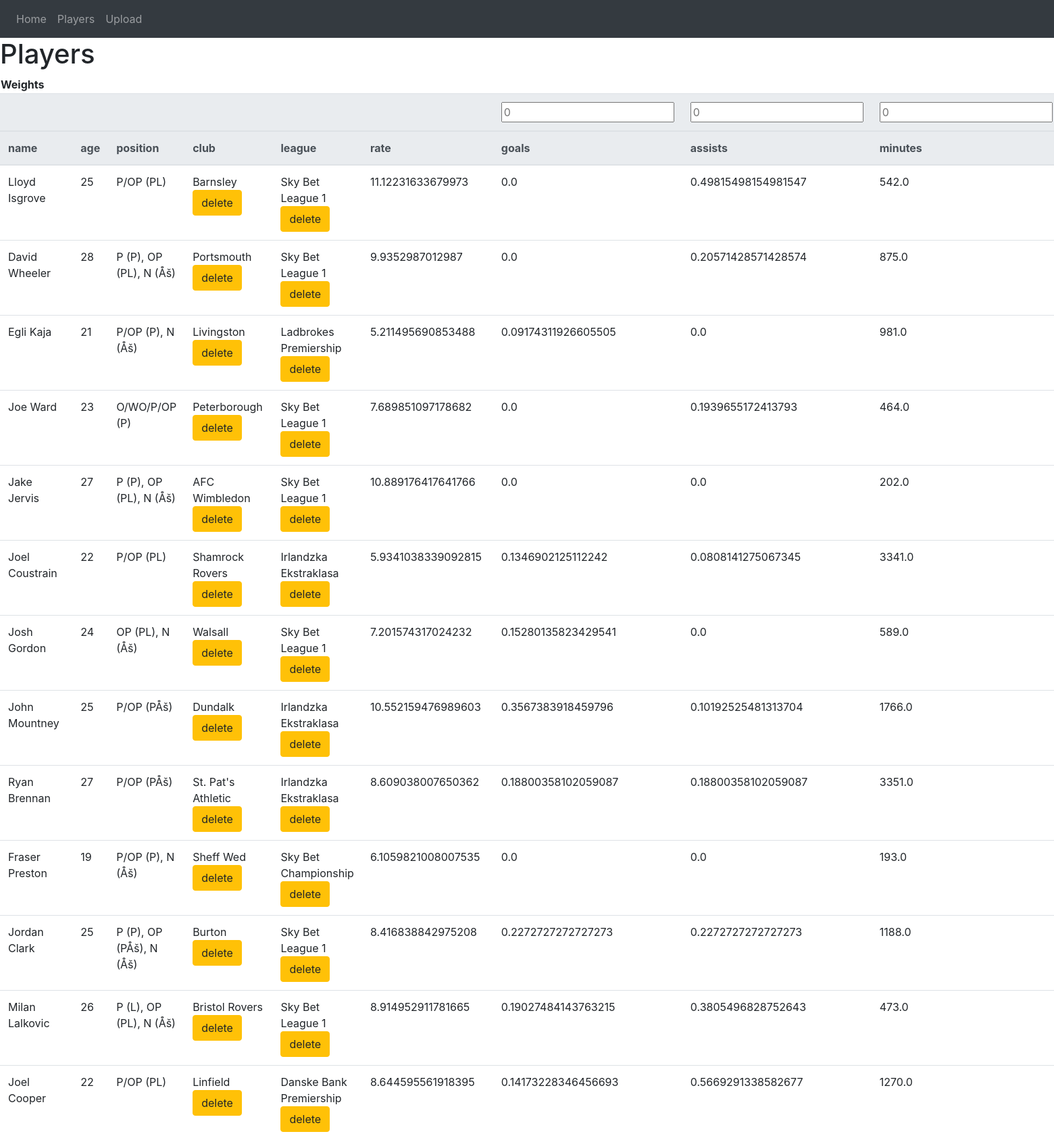
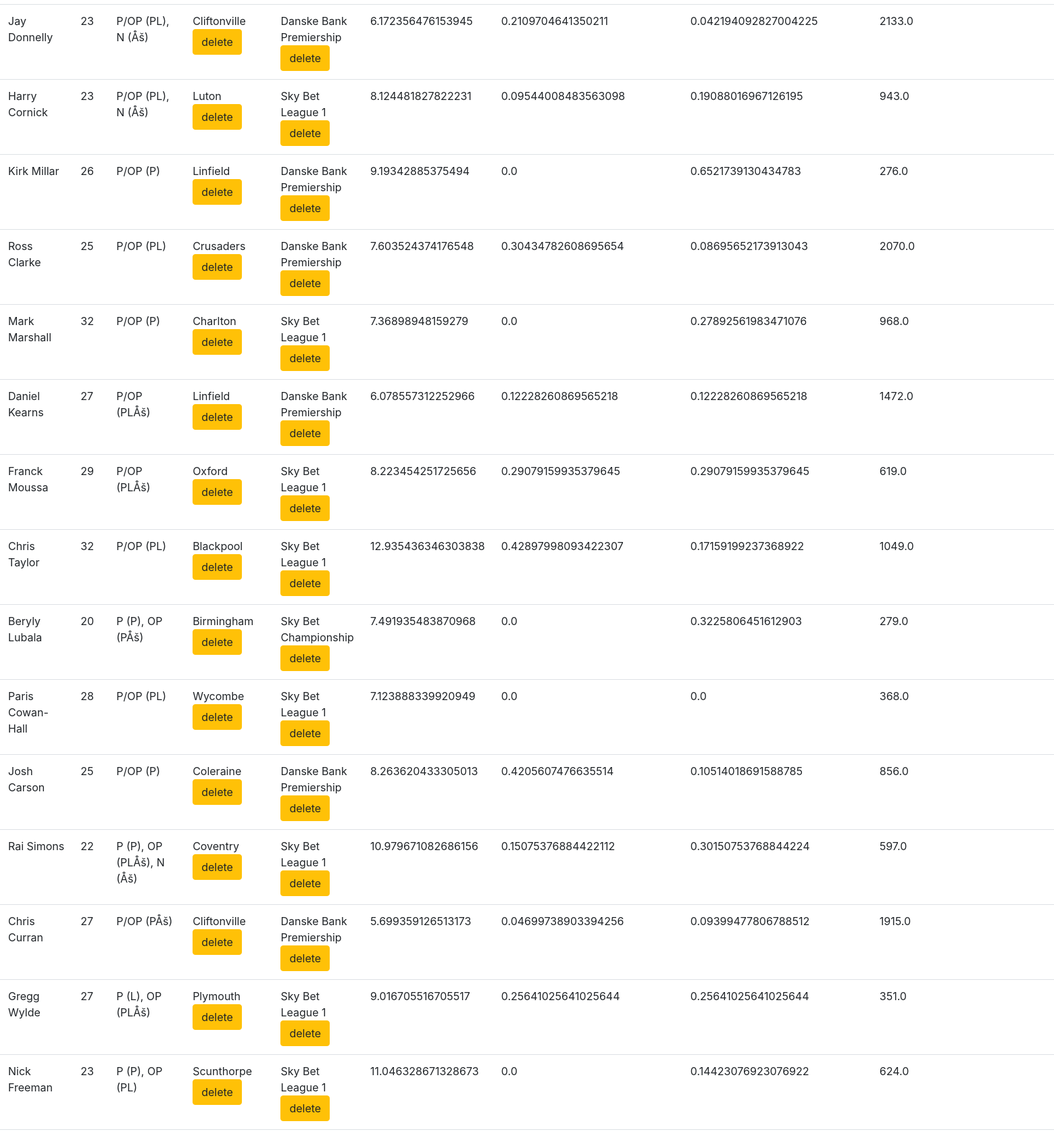
Screenshot of /players/ (upper part) with the database file from the repository (2 pictures, top to bottom).
### players/models.py (models this page shows, shortened)
class Player(models.Model):
    team = models.ForeignKey(Team, on_delete=models.CASCADE)
    name = models.CharField(max_length=100)
    age = models.IntegerField()
    position = models.CharField(max_length=20)
    club = models.CharField(max_length=100, default='none')
    league = models.CharField(max_length=100, default='none')
    rate = models.FloatField(default=0)
    goals = models.FloatField(default=0)
    assists = models.FloatField(default=0)
    minutes = models.FloatField(default=0)
    accurate_passes = models.FloatField(default=0)
    passes = models.FloatField(default=0)
    created_situations = models.FloatField(default=0)
    key_passes = models.FloatField(default=0)
    dribble = models.FloatField(default=0)
    fouls_on = models.FloatField(default=0)
    offsides = models.FloatField(default=0)
    mistakes = models.FloatField(default=0)
    culpable_goals = models.FloatField(default=0)
    accurate_cross = models.FloatField(default=0)
    heads = models.FloatField(default=0)
    tackles = models.FloatField(default=0)
    key_heads = models.FloatField(default=0)
    interceptions = models.FloatField(default=0)
    catch_saves = models.FloatField(default=0)
    saves = models.FloatField(default=0)
    saves_on_corner = models.FloatField(default=0)
    complete_tackles = models.FloatField(default=0)
    accurate_shots = models.FloatField(default=0)
    shots = models.FloatField(default=0)
    key_tackles = models.FloatField(default=0)
    win_heads = models.FloatField(default=0)
    crosses = models.FloatField(default=0)
    rating = models.FloatField(default=0)
    def split_league(self):
        return self.league.split(' ')
    def split_club(self):
        return self.club.split(' ')

### players/views.py (the view)
# urls.py: path('', views.IndexView.as_view(), name='players'),
class IndexView(generic.ListView):
    template_name = 'players/players.html'
    context_object_name = 'players'
    def get_queryset(self):
        return list(chain(Player.objects.all(), Player._meta.get_fields()))

### players/templates/players/players.html (shortened to what this page needs)
{% extends 'index.html' %}
{% block content %}
<h1>Players</h1>
<table>
    <thead>
        <tr>
            <th>Weights</th>
        </tr>
    </thead>
</table>
<table class="table" data-toggle="table" data-sort-name="name" data-sort-order="asc">
    <thead class="thead-light">
        <tr>
            <th></th>
            <th></th>
            <th></th>
            <th></th>
            <th></th>
            <th></th>
            {% for player in players %}
                {% if player.name|first != player.name|first|upper and player.name != "id" and player.name != "team" and player.name != "name" and player.name != "age" and player.name != "position" and player.name != "club" and player.name != "league" and player.name != "rating" %}
                <th><input id={{player.name}} type="text" placeholder="0"></th>
                {% endif %}
            {% endfor %}
        </tr>
        <tr>
            {% for player in players %}
                {% if player.name|first != player.name|first|upper and player.name != "id" and player.name != "team" %}
                <th data-field={{player.name}} data-sortable="true" scope="col">{{player.name}}</th>
                {% endif %}
            {% endfor %}
        </tr>
    </thead>
    <tbody>
    {% for player in players %}
    {% if player.name|first == player.name|first|upper %}
    <tr>
        <td>{{player.name}}</td>
        <td>{{player.age}}</td>
        <td>{{player.position}}</td>
        <td>{{player.club}}<a class="btn btn-warning" href=delete_club/{{player.split_club|join:"%20"}}>delete</a></td>
        <td>{{player.league}}<a class="btn btn-warning" href=delete_league/{{player.split_league|join:"%20"}}>delete</a></td>
        <td id="rate">{{player.rate}}</td>
        <td>{{player.goals}}</td>
        <td>{{player.assists}}</td>
        <td>{{player.minutes}}</td>
    </tr>
    {% endif%}
    {% endfor %}
    </tbody>
</table>
{% endblock %}

### templates/index.html (shortened to what this page needs)
<!DOCTYPE html>
<html lang="en">
<head>
    <link href="https://cdnjs.cloudflare.com/ajax/libs/bootstrap-table/1.11.0/bootstrap-table.min.css" rel="stylesheet"/>
    <link rel="stylesheet" href="https://stackpath.bootstrapcdn.com/bootstrap/4.3.1/css/bootstrap.min.css">
</head>
<body>
    {% include 'navbar.html' %}
    {% block content %}{% endblock %}
</body>
</html>

### templates/navbar.html (shortened to what this page needs)
<nav class="navbar navbar-expand-lg navbar-dark bg-dark">
    <div class="collapse navbar-collapse" id="navbarNav">
        <ul class="navbar-nav">
            <li class="nav-item">
                <a class="nav-link" href="http://localhost:8000/">Home <span class="sr-only">(current)</span></a>
            </li>
            <li class="nav-item">
                <a class="nav-link" href="http://localhost:8000/players">Players<span class="sr-only">(current)</span></a>
            </li>
            <li class="nav-item">
                <a class="nav-link" href="http://localhost:8000/players/player_upload">Upload<span class="sr-only">(current)</span></a>
            </li>
        </ul>
    </div>
</nav>

### rows the page displays
Player: name "Lloyd Isgrove", age "25", position "P/OP (PL)", club "Barnsley", league "Sky Bet League 1", rate "11.12231633679973", goals "0.0", assists "0.49815498154981547", minutes "542.0"
Player: name "David Wheeler", age "28", position "P (P), OP (PL), N (Åš)", club "Portsmouth", league "Sky Bet League 1", rate "9.9352987012987", goals "0.0", assists "0.20571428571428574", minutes "875.0"
Player: name "Egli Kaja", age "21", position "P/OP (P), N (Åš)", club "Livingston", league "Ladbrokes Premiership", rate "5.211495690853488", goals "0.09174311926605505", assists "0.0", minutes "981.0"
Player: name "Joe Ward", age "23", position "O/WO/P/OP (P)", club "Peterborough", league "Sky Bet League 1", rate "7.689851097178682", goals "0.0", assists "0.1939655172413793", minutes "464.0"
Player: name "Jake Jervis", age "27", position "P (P), OP (PL), N (Åš)", club "AFC Wimbledon", league "Sky Bet League 1", rate "10.889176417641766", goals "0.0", assists "0.0", minutes "202.0"
Player: name "Joel Coustrain", age "22", position "P/OP (PL)", club "Shamrock Rovers", league "Irlandzka Ekstraklasa", rate "5.9341038339092815", goals "0.1346902125112242", assists "0.0808141275067345", minutes "3341.0"
Player: name "Josh Gordon", age "24", position "OP (PL), N (Åš)", club "Walsall", league "Sky Bet League 1", rate "7.201574317024232", goals "0.15280135823429541", assists "0.0", minutes "589.0"
Player: name "John Mountney", age "25", position "P/OP (PÅš)", club "Dundalk", league "Irlandzka Ekstraklasa", rate "10.552159476989603", goals "0.3567383918459796", assists "0.10192525481313704", minutes "1766.0"
Player: name "Ryan Brennan", age "27", position "P/OP (PÅš)", club "St. Pat's Athletic", league "Irlandzka Ekstraklasa", rate "8.609038007650362", goals "0.18800358102059087", assists "0.18800358102059087", minutes "3351.0"
Player: name "Fraser Preston", age "19", position "P/OP (P), N (Åš)", club "Sheff Wed", league "Sky Bet Championship", rate "6.1059821008007535", goals "0.0", assists "0.0", minutes "193.0"
Player: name "Jordan Clark", age "25", position "P (P), OP (PÅš), N (Åš)", club "Burton", league "Sky Bet League 1", rate "8.416838842975208", goals "0.2272727272727273", assists "0.2272727272727273", minutes "1188.0"
Player: name "Milan Lalkovic", age "26", position "P (L), OP (PL), N (Åš)", club "Bristol Rovers", league "Sky Bet League 1", rate "8.914952911781665", goals "0.19027484143763215", assists "0.3805496828752643", minutes "473.0"
Player: name "Joel Cooper", age "22", position "P/OP (PL)", club "Linfield", league "Danske Bank Premiership", rate "8.644595561918395", goals "0.14173228346456693", assists "0.5669291338582677", minutes "1270.0"
Player: name "Jay Donnelly", age "23", position "P/OP (PL), N (Åš)", club "Cliftonville", league "Danske Bank Premiership", rate "6.172356476153945", goals "0.2109704641350211", assists "0.042194092827004225", minutes "2133.0"
Player: name "Harry Cornick", age "23", position "P/OP (PL), N (Åš)", club "Luton", league "Sky Bet League 1", rate "8.124481827822231", goals "0.09544008483563098", assists "0.19088016967126195", minutes "943.0"
Player: name "Kirk Millar", age "26", position "P/OP (P)", club "Linfield", league "Danske Bank Premiership", rate "9.19342885375494", goals "0.0", assists "0.6521739130434783", minutes "276.0"
Player: name "Ross Clarke", age "25", position "P/OP (PL)", club "Crusaders", league "Danske Bank Premiership", rate "7.603524374176548", goals "0.30434782608695654", assists "0.08695652173913043", minutes "2070.0"
Player: name "Mark Marshall", age "32", position "P/OP (P)", club "Charlton", league "Sky Bet League 1", rate "7.36898948159279", goals "0.0", assists "0.27892561983471076", minutes "968.0"
Player: name "Daniel Kearns", age "27", position "P/OP (PLÅš)", club "Linfield", league "Danske Bank Premiership", rate "6.078557312252966", goals "0.12228260869565218", assists "0.12228260869565218", minutes "1472.0"
Player: name "Franck Moussa", age "29", position "P/OP (PLÅš)", club "Oxford", league "Sky Bet League 1", rate "8.223454251725656", goals "0.29079159935379645", assists "0.29079159935379645", minutes "619.0"
Player: name "Chris Taylor", age "32", position "P/OP (PL)", club "Blackpool", league "Sky Bet League 1", rate "12.935436346303838", goals "0.42897998093422307", assists "0.17159199237368922", minutes "1049.0"
Player: name "Beryly Lubala", age "20", position "P (P), OP (PÅš)", club "Birmingham", league "Sky Bet Championship", rate "7.491935483870968", goals "0.0", assists "0.3225806451612903", minutes "279.0"
Player: name "Paris Cowan-Hall", age "28", position "P/OP (PL)", club "Wycombe", league "Sky Bet League 1", rate "7.123888339920949", goals "0.0", assists "0.0", minutes "368.0"
Player: name "Josh Carson", age "25", position "P/OP (P)", club "Coleraine", league "Danske Bank Premiership", rate "8.263620433305013", goals "0.4205607476635514", assists "0.10514018691588785", minutes "856.0"
Player: name "Rai Simons", age "22", position "P (P), OP (PLÅš), N (Åš)", club "Coventry", league "Sky Bet League 1", rate "10.979671082686156", goals "0.15075376884422112", assists "0.30150753768844224", minutes "597.0"
Player: name "Chris Curran", age "27", position "P/OP (PÅš)", club "Cliftonville", league "Danske Bank Premiership", rate "5.699359126513173", goals "0.04699738903394256", assists "0.09399477806788512", minutes "1915.0"
Player: name "Gregg Wylde", age "27", position "P (L), OP (PLÅš)", club "Plymouth", league "Sky Bet League 1", rate "9.016705516705517", goals "0.25641025641025644", assists "0.25641025641025644", minutes "351.0"
Player: name "Nick Freeman", age "23", position "P (P), OP (PL)", club "Scunthorpe", league "Sky Bet League 1", rate "11.046328671328673", goals "0.0", assists "0.14423076923076922", minutes "624.0"

### other values shown
{{ player.name }} "name" "age" "position" "club" "league" "rate" "goals" "assists" "minutes"
